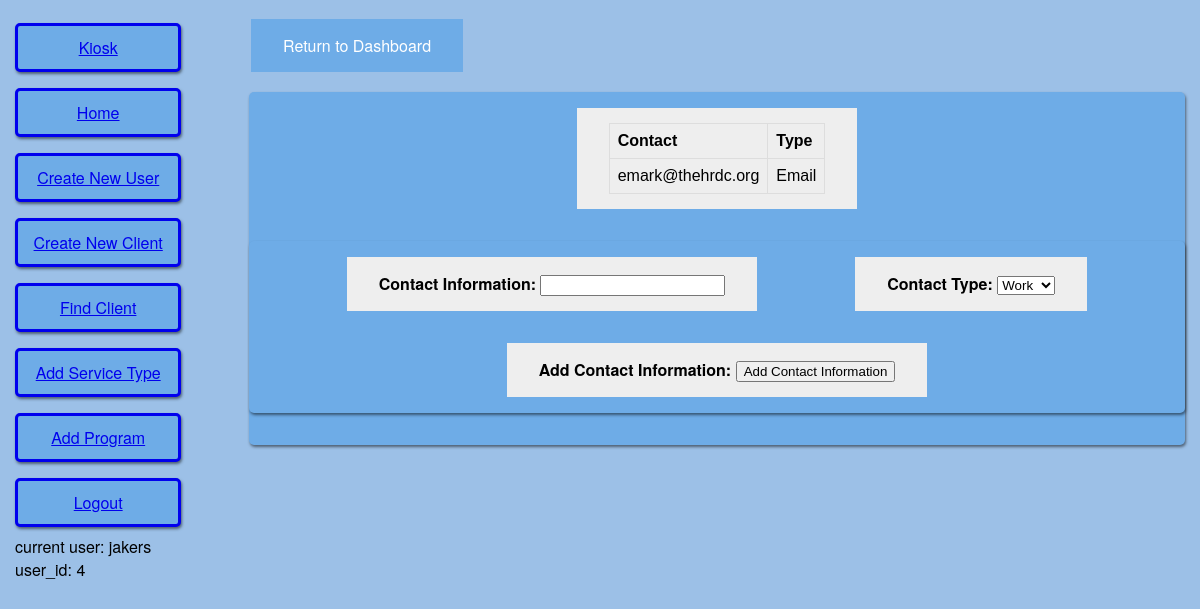
Before: /client_2_contact (signed in) with the older database file.
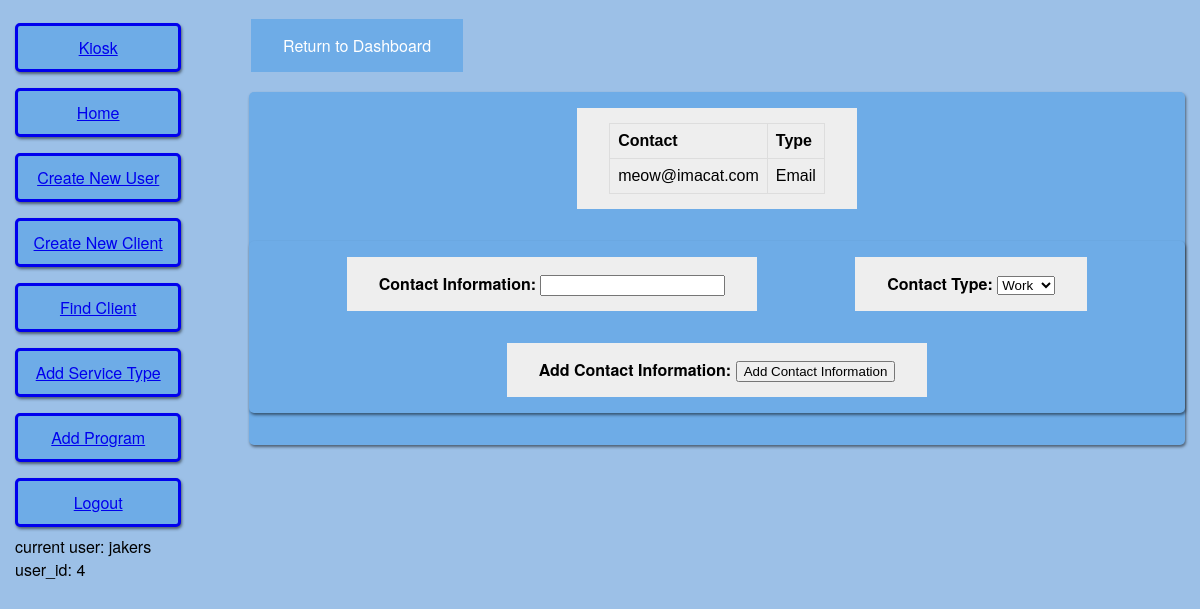
After: the same page with the newer database file.
### app/models.py (models this page shows, shortened)
class User(UserMixin, db.Model):
	id = db.Column(db.Integer, primary_key = True)
	username = db.Column(db.String(64), index = True, unique = True)
	email = db.Column(db.String(120), index = True, unique = True)
	password_hash = db.Column(db.String(128))

class ClientContact(db.Model):
	id = db.Column(db.Integer, primary_key = True)
	client_id = db.Column(db.Integer, db.ForeignKey('client.id'))
	contact = db.Column(db.String(50))
	contact_type = db.Column(db.Integer, db.ForeignKey('contact_type.id'))
	ContactType = db.relationship('ContactType', uselist = False)
	created_date = db.Column(db.DateTime, index = True, default = datetime.utcnow)
	created_by = db.Column(db.Integer, db.ForeignKey('user.id'))
	user = db.relationship('User', uselist = False)

class ContactType(db.Model):
	id = db.Column(db.Integer, primary_key = True)
	contact_type = db.Column(db.String(10))

### app/routes.py (the view, shortened to what this page needs)
@app.route('/client_<clientid>_contact', methods = ['GET', 'POST'])
@login_required
def create_contact(clientid):
	form = CreateClientContact()
	contact_info = ClientContact.query.filter(ClientContact.client_id == clientid).all()
	return render_template('create_contact.html', title = 'Create Contact', form = form, contact_info = contact_info, cid = clientid)

### app/forms.py (shortened to what this page needs)
class CreateClientContact(FlaskForm):
	form_title = 'Add Contact Information'
	contact_info = StringField('Contact Information', validators = [DataRequired()])
	contact_choices = [(c.id, c.contact_type) for c in ContactType.query.all()]
	contact_type = SelectField('Contact Type', coerce = int, choices = contact_choices, validators = [DataRequired()])
	submit = SubmitField('Add Contact Information')

### app/models.py (called while the page is built)
@login.user_loader
def load_user(id):
	return User.query.get(int(id))

### app/templates/create_contact.html (shortened to what this page needs)
{% extends "base.html" %}
{% block content %}
	<div class="formFields">
		<div class="formElement">
			<table class="contactInfo">
				<tr>
					<th>Contact</th>
					<th>Type</th>
				</tr>
		{% for c in contact_info %}
				<tr>
					<td>{{ c.contact }}</td>
					<td>{{ c.ContactType.contact_type }}</td>
				</tr>
		{% endfor%}
			</table>
	</div>
    <form action="" method="post">
        <div class="formFields">
        {% for field in form %}
            {% if field.type != 'CSRFTokenField' %}
            <div class="formElement">
                <strong>{{ field.label() }}:</strong>
                {{ field() }} <br>
            </div>
            {% endif %}
        {% endfor %}
        </div>
    </form>
{% endblock %}

### app/templates/base.html (shortened to what this page needs)
<html>
    <head>
      <link rel="stylesheet" href="{{ url_for('static', filename = 'styles/main.css') }}">
    </head>
    <body>
        <div class="row">
          <div class="leftColumn">
            {% if current_user.is_anonymous %}
            <a class="header_button" href="{{ url_for('login') }}">Login</a>
            {% else %}
            <a class="header_button" href="{{ url_for('client_checkin') }}">Kiosk</a>
            <a class="header_button" href="{{ url_for('index') }}">Home</a>
            <a class="header_button" href="{{ url_for('render_form', form = 'RegistrationForm') }}">Create New User</a>
            <a class="header_button" href="{{ url_for('create_client') }}">Create New Client</a>
            <a class="header_button" href="{{ url_for('view_clients', client_data = 'None') }}">Find Client</a>
            <a class="header_button" href="{{ url_for('add_record', record_type = 'ServiceType') }}">Add Service Type</a>
            <a class="header_button" href="{{ url_for('add_record', record_type = 'Program') }}">Add Program</a>
            <a class="header_button" href="{{ url_for('logout') }}">Logout</a>
            current user: {{ current_user.username }} <br>
            user_id: {{ current_user.id }} <br>
            {% endif %}
          </div>
          <div class="rightColumn">
            {% if cid %}
            <a class="button" href="{{ url_for('client_dashboard', clientid = cid) }}">Return to Dashboard</a>
            {% endif %}
            {% block content %}{% endblock %}
          </div>
        </div>
    </body>
</html>

### app/static/styles/main.css (style rules this page uses)
body { margin: 0; padding: 0; font-family: "Helvetica Neue", Helvetica, Arial, sans-serif; color: #000000; padding: 15px; background: #9cc0e7; }
table { font-family: arial, sans-serif; border-collapse: collapse; }
td { border: 1px solid #dddddd; text-align: left; padding: 8px; }
th { border: 1px solid #dddddd; background-color: #EEEEEE; text-align: left; padding: 8px; }
.row:after { content: ""; display: table; clear: both; }
.formElement { padding: 15px 32px; background: #EEEEEE; margin: 1em 0; display: inline-block; text-align: center; font-size: 16px; cursor: pointer; }
.button { background: #6EACE7; border: none; color: white; padding: 15px 32px; text-align: center; text-decoration: none; display: inline-block; font-size: 16px; margin: 4px 2px; cursor: pointer; }
.formFields { float: left; display: flex; flex-wrap: wrap; align-content: space-around; justify-content: space-evenly; background: #6EACE7; margin: 1em 0; box-shadow: 1px 2px 3px rgba(0,0,0,.5); border-radius: 5px; }
.leftColumn { float: left; width: 15%; display: flex; flex-wrap: wrap; align-content: space-around }
.rightColumn { float: right; width: 80%; }
.header_button { border: solid; padding: 10px 10px; text-align: center; background-color: #6EACE7; width: 80%; float: left; margin: .5em 0; box-shadow: 1px 2px 3px rgba(0,0,0,.5); border-radius: 5px; }

Changed rows visible on the page:
removed ClientContact: contact "emark@thehrdc.org", ContactType.contact_type "Email"
added ClientContact: contact "meow@imacat.com", ContactType.contact_type "Email"
